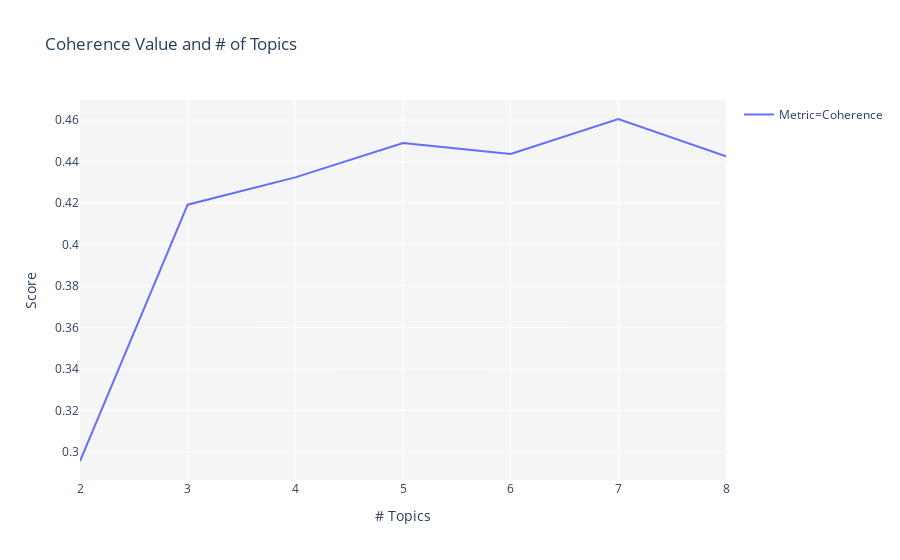

Notebook code cell kept with this figure:
### Markdown cell above
## ハイパーパラメータの最適化
tune_model()関数を使って、トピック数を最適化します。  
以下のコードでは、トピックモデルの評価指標としてよく使われるCoherenceが最も高くなるように、トピック数が最適化されます。  
Coherenceは、トピック内に含まれる語に一貫性があり、人間がいかに理解しやすいトピックであるかを表します。  
Coherenceの具体的な計算方法については、以下などを参考にしてください。  
https://svn.aksw.org/papers/2015/WSDM_Topic_Evaluation/public.pdf

また、custom_gridにはトピック数の候補を設定することができます。

### Code cell
from pycaret.nlp import tune_model

tuned_lda = tune_model(model = "lda", multi_core = True, custom_grid=[2, 3, 4, 5, 6, 7, 8])

### Figure 1 — Plotly figure (JSON) as saved in the notebook; plotly's stock layout.template omitted (floating-point values rounded to 4 significant figures)
{"data": [{"hovertemplate": "Metric=Coherence<br># Topics=%{x}<br>Score=%{y}", "showlegend": true, "legendgroup": "Metric=Coherence", "name": "Metric=Coherence", "yaxis": "y", "hoverlabel": {"namelength": 0}, "mode": "lines", "xaxis": "x", "y": [0.2957, 0.4193, 0.4324, 0.449, 0.4438, 0.4606, 0.4426], "x": [2, 3, 4, 5, 6, 7, 8], "line": {"color": "#636efa", "dash": "solid", "shape": "linear"}, "type": "scatter"}], "layout": {"yaxis": {"domain": [0, 1], "anchor": "x", "title": {"text": "Score"}}, "plot_bgcolor": "rgb(245,245,245)", "title": {"text": "Coherence Value and # of Topics"}, "xaxis": {"domain": [0, 1], "anchor": "y", "title": {"text": "# Topics"}}, "legend": {"tracegroupgap": 0}}}
